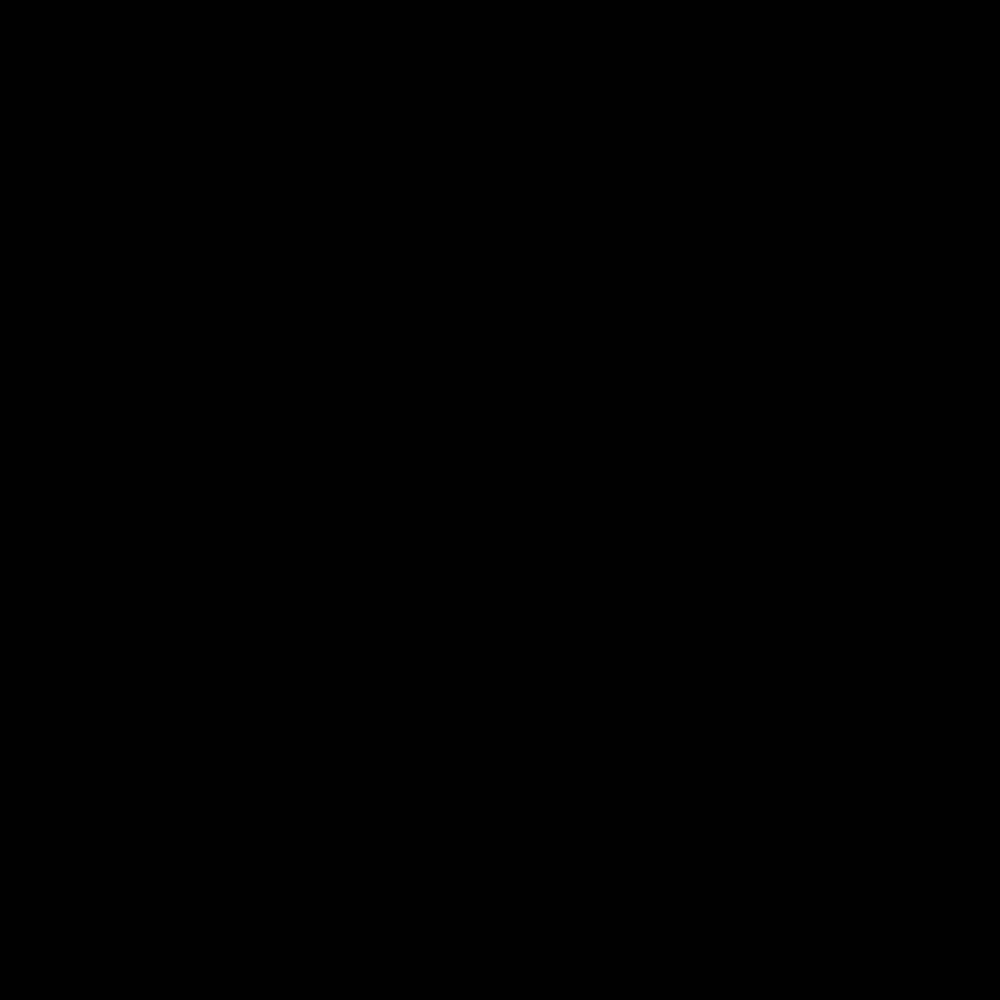
Frame 1 (no input)
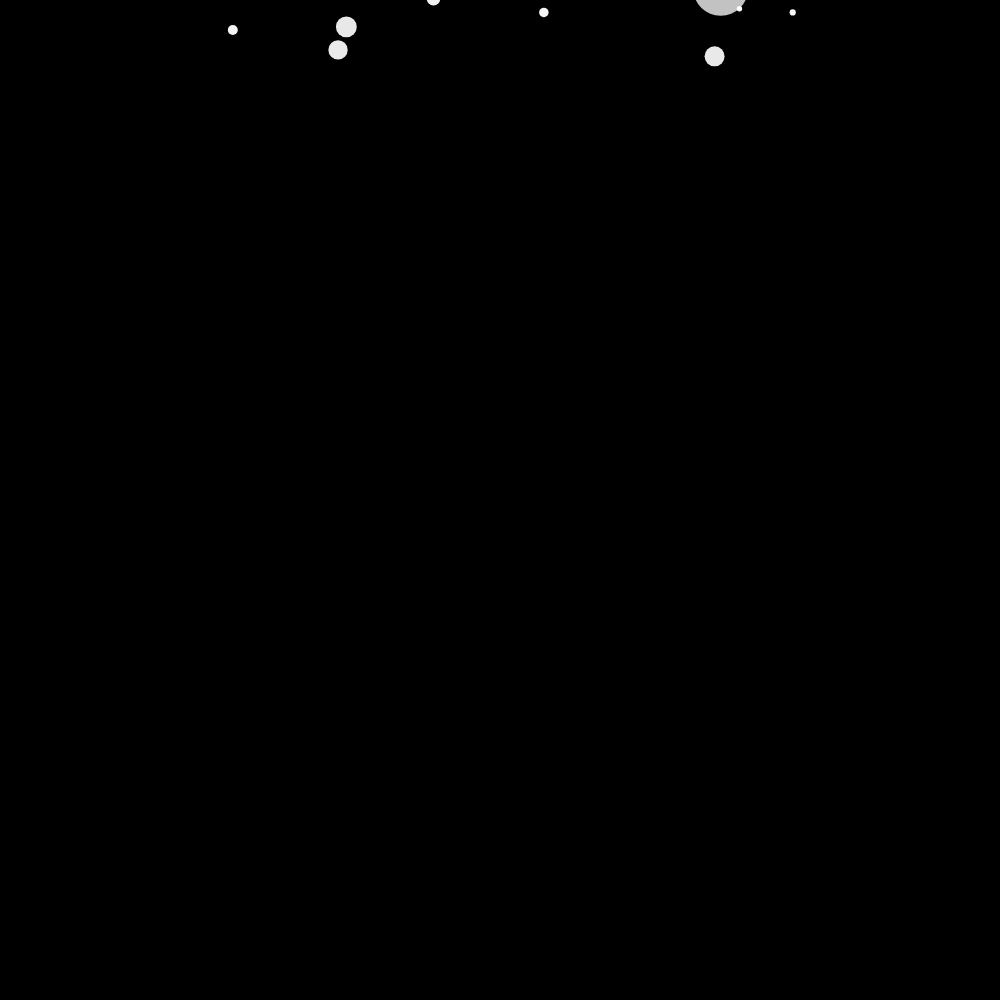
Frame 60 (no input)
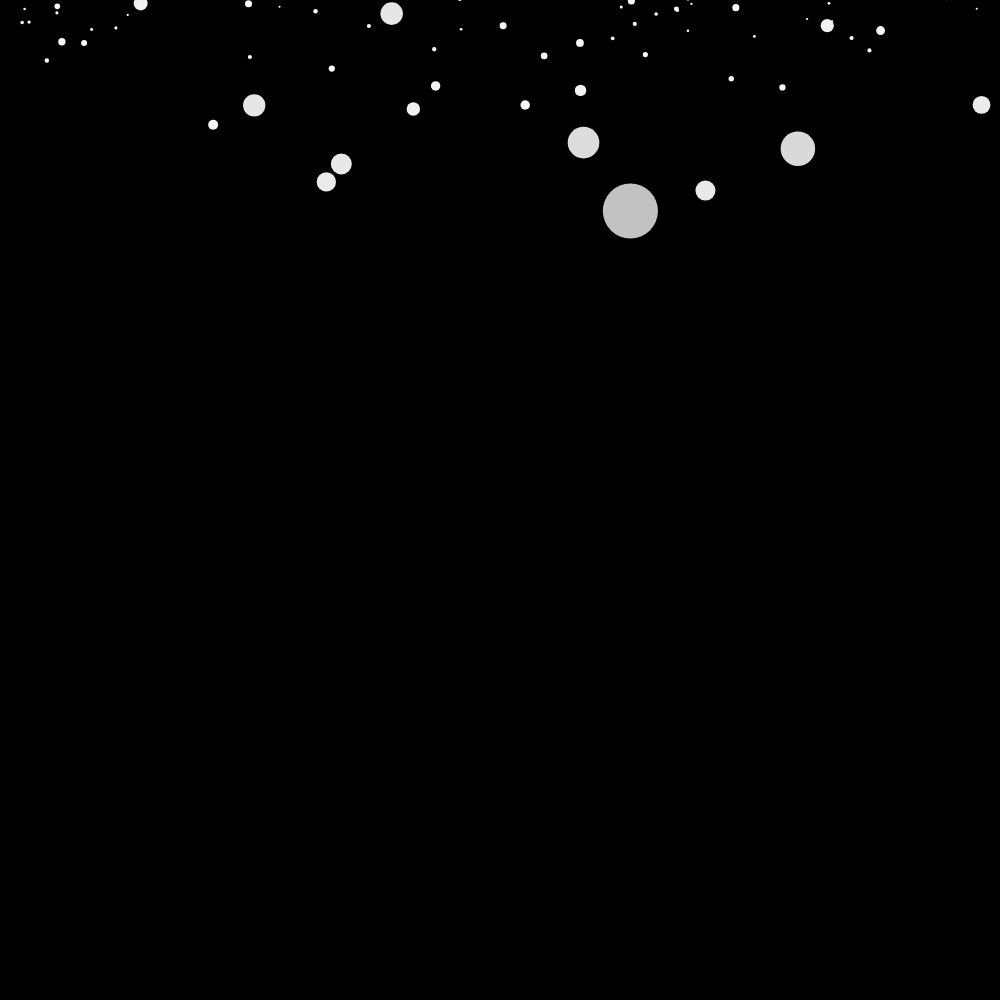
Frame 120 (the mouse pressed at the canvas centre since frame 60)

The p5.js sketch that drew these frames (run headless with seeded random() and noise() and a simulated clock; from frame 60 on, the mouse is pressed at the canvas centre):

// p5.js sketch
// ── sketch.js
//Размер максимальной снежинки при scale = 1
var size = 30; 
//Беспорядочность бокового движения
var perlinNoise = 0.005; 
//Сила бокового движения
var windMultiplier = 5; 
//Сила связи между соседними снежинаками для бокового движения (меньше = сильнее)
var bondStr = 3; 

let population;
let countP;
let scale;
let time = 0;

function setup() {
  let param = windowWidth > windowHeight ? windowHeight : windowWidth;
  scale = param / 500;
  size *= scale;
  createCanvas(param, param);
  population = new Population();
  countP = createP().style('background-color', color(255,255,255));
}

function draw() {
  time += perlinNoise;
  background(0);
  population.update();
  countP.html(population.pop.length);
}

function Snowflake() {
  this.pos = createVector(random(width), -size);
  this.d = scale * size / random(scale, size);
  this.velX = (windMultiplier * this.d) / size;
  this.velY = sqrt(this.d) / 2; //формула скорости, взял из головы
  this.t = map(this.d, scale, size, bondStr, 0); //random(100);

  this.update = function () {
    let wind = this.velX * map(noise(this.t + time), 0, 1, -1, 1);
    this.pos.add(wind, this.velY);
    
    if (this.pos.x > this.d + width) {
      this.pos.x = -this.d;
    }
    
    if (this.pos.x < -this.d) {
      this.pos.x = this.d + width;
    }
  };

  this.show = function () {
    push();
    noStroke();
    fill(255, map(this.d, 0, 50, 255, 200));
    translate(this.pos.x, this.pos.y);
    circle(0, 0, this.d);
    pop();
  };

  this.isOut = function () {
    return this.pos.y > this.d + height;
  };
}

function Population() {
  this.pop = [];
  
this.update = function () {
    this.pop.push(new Snowflake());

    for (let i = this.pop.length - 1; i > 0; i--) {
      if (this.pop[i].isOut()) {
        this.pop.splice(i, 1);
      } else {
        this.pop[i].update();
        this.pop[i].show();
      }
    }
  };
}
